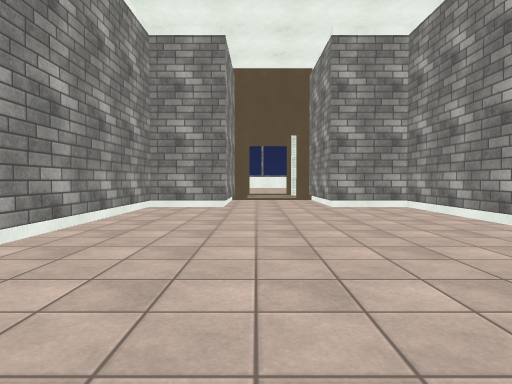
View 1 (above)

19 first-person views from a walk through a scene from a Unity 3-D project. The camera is 1.2 m above the floor, tilts 2° down and sees 75° across. The floor is counted in squares, 2 m on a side. Each view is taken from the middle of a square. On the plan, view 1 faces up. The plan holds only what a view shows up to about 10 squares ahead; the rest is blank. The place goes on beyond the plan. The player is left out. Some animated figures are not drawn. Door leaves are left out, so doorways stand open. Some surface patterns are stand-ins.

View 2
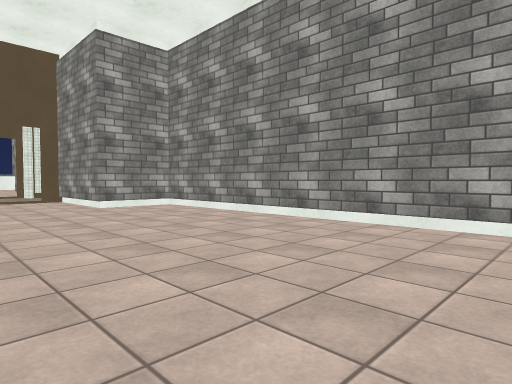

View 3
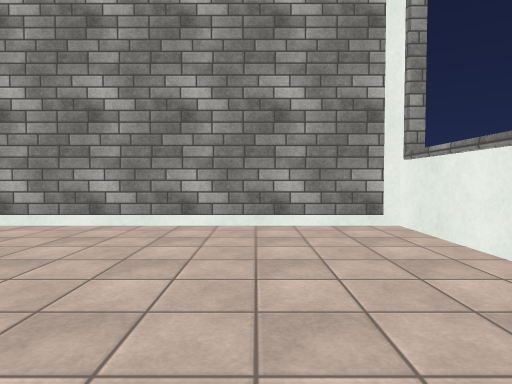

View 4
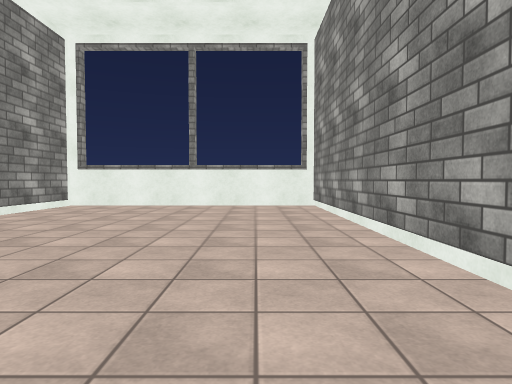

View 5
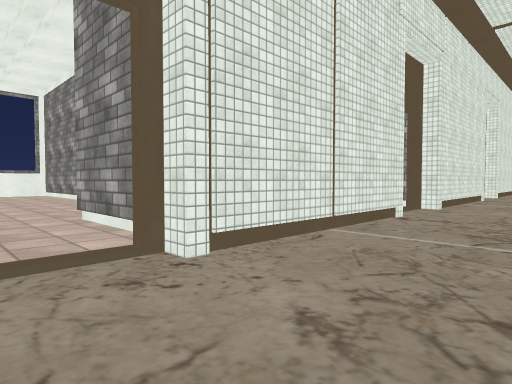

View 6
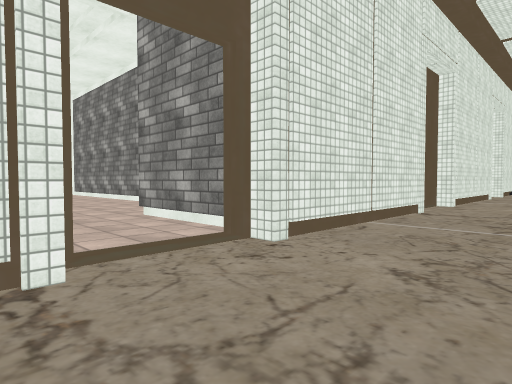

View 7
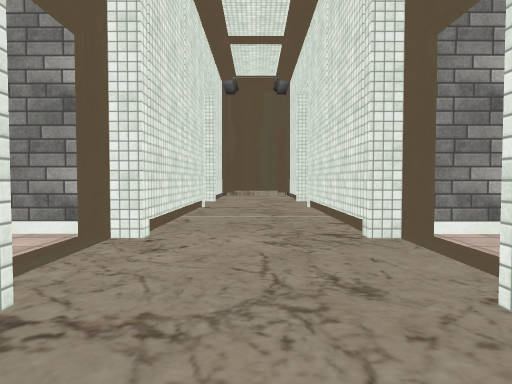

View 8
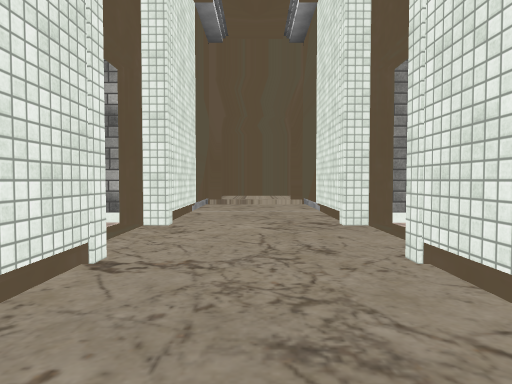

View 9
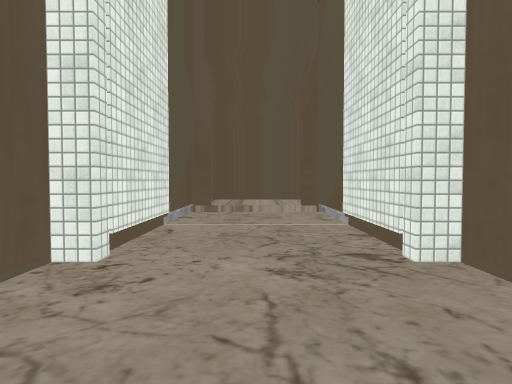

View 10
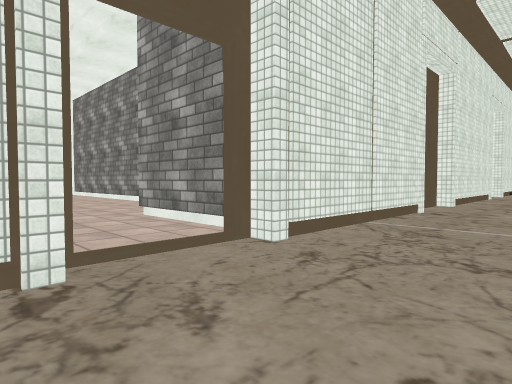

View 11
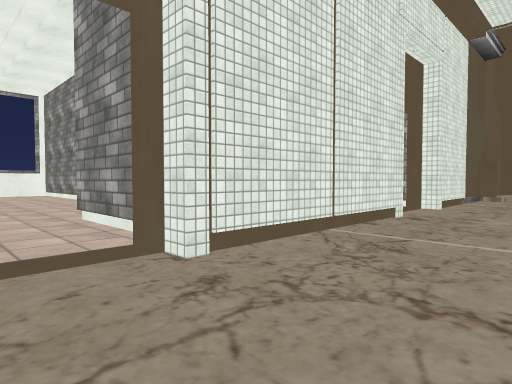

View 12
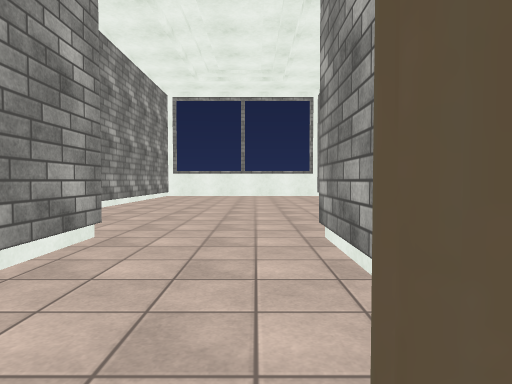

View 13
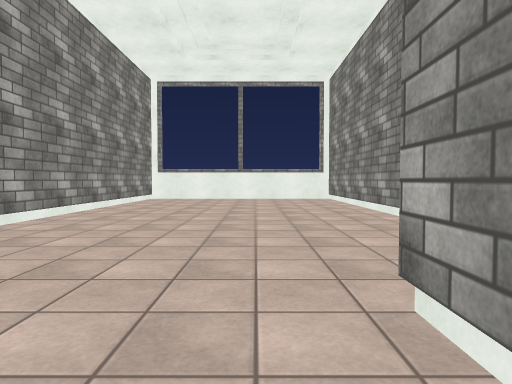

View 14
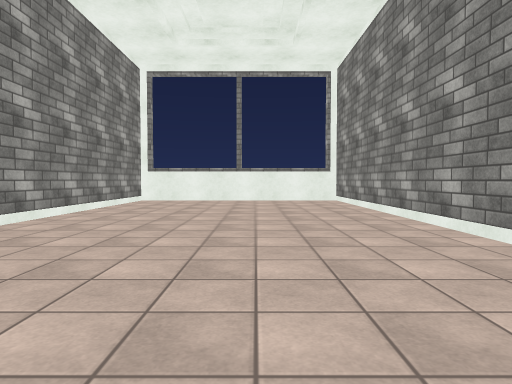

View 15
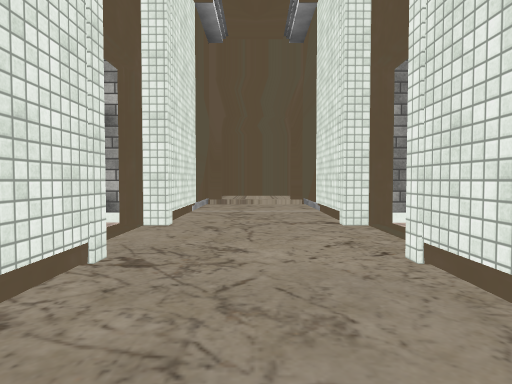

View 16
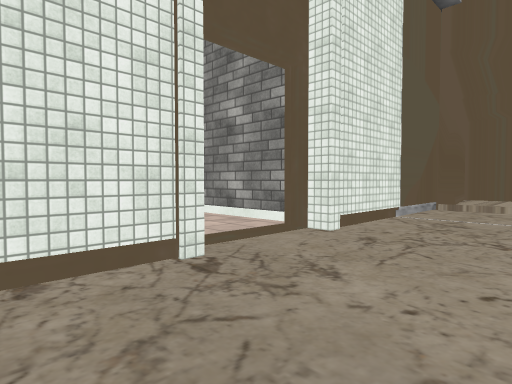

View 17
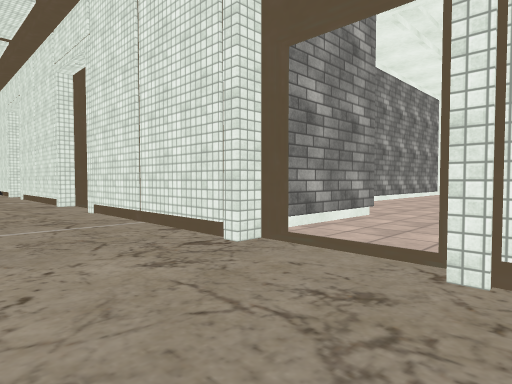

View 18
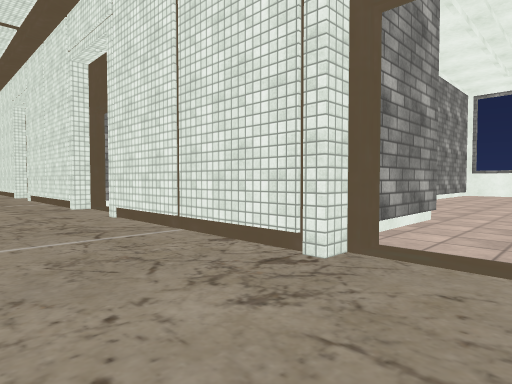

View 19
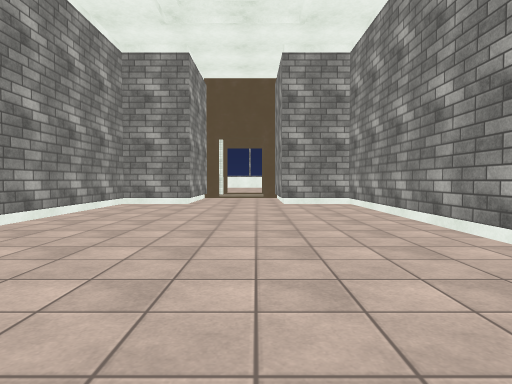

### Floor plan
Points are (right, up) in squares from view 1. A wall is a line through its corners. A room is listed if a view was taken in it or the views show most of it. See-through windows are left out.
Room 1 (views 1, 2, 3, 4)
walls: (-2.4, -1.9) (3.3, -1.9) (3.3, 7.4) (1.6, 7.4) (1.6, 10.2) (1.3, 10.2); (-0.7, 9.8) (-0.7, 7.4) (-2.3, 7.4) (-2.3, -1.6)
ways out: open door at (0.5, 10) to room 2
Room 2 (views 5, 6, 7, 8, 9, 10, 11, 12, 15, 16, 17, 18)
walls: (-10.6, 10.8) (-6.3, 10.8) (-6.3, 10.3); (-6.3, 13.9) (-6.3, 13.2) (-10.6, 13.2) (-10.6, 13.8); (-12.4, 13.9) (-12.4, 13.2) (-16.6, 13.2); (-4.6, 10.8) (-0.4, 10.8) (-0.4, 10.2); (-16.6, 10.8) (-12.4, 10.8) (-12.4, 10.2); (-0.4, 13.9) (-0.4, 13.2) (-4.6, 13.2) (-4.6, 13.8); (-18.4, 13.9) (-18.4, 13.2) (-22.4, 13.2); (1.3, 10.2) (1.3, 10.8) (5.2, 10.8); (-22.4, 10.8) (-18.4, 10.8) (-18.4, 10.2); (5.4, 13.2) (1.3, 13.2) (1.3, 13.7)
ways out: open door at (0.5, 10) to room 1; open door at (-5.5, 10) to room 3; open door at (0.5, 14) to room 4; open door at (-5.5, 14) to room 5; open door at (-22.5, 12); open door at (-17.5, 10); open door at (-17.5, 14); open door at (-11.5, 10); open door at (-11.5, 14); open door at (5.8, 12)
Room 3 (views 13, 14, 19)
walls: (-6.7, 10.2) (-6.7, 7.4) (-8.4, 7.4) (-8.3, -1.9) (-2.7, -1.9) (-2.7, 7.4) (-4.3, 7.4) (-4.4, 8.9)
ways out: open door at (-5.5, 10) to room 2
Room 4 (no view inside)
walls: (-0.7, 16.5) (-0.7, 14.5); (1.7, 13.8) (1.7, 16.2)
ways out: open door at (0.5, 14) to room 2
Room 5 (no view inside)
walls: (-4.4, 14.5) (-4.4, 16.5); (-6.6, 16.6) (-6.6, 13.8)
ways out: open door at (-5.5, 14) to room 2

Where each view was taken, in squares from view 1:
view 1: 0 up, 0 right, facing up
view 2: 0 up, 1 left, facing up-right
view 3: 0 up, 1 left, facing right
view 4: 6 up, 1 left, facing down
view 5: 13 up, 1 right, facing down-left
view 6: 13 up, 4 left, facing down-left
view 7: 12 up, 9 left, facing left
view 8: 12 up, 14 left, facing left
view 9: 12 up, 16 left, facing left
view 10: 11 up, 13 left, facing up-right
view 11: 11 up, 6 left, facing up-right
view 12: 11 up, 6 left, facing down
view 13: 9 up, 6 left, facing down
view 14: 8 up, 6 left, facing down
view 15: 12 up, 3 left, facing right
view 16: 11 up, 2 left, facing up-right
view 17: 11 up, 4 left, facing up-left
view 18: 11 up, 1 right, facing up-left
view 19: 1 down, 5 left, facing up
